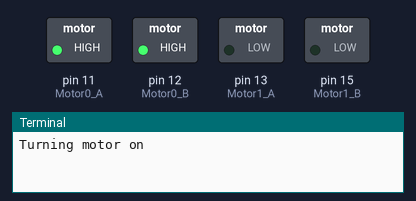
A program run on a simulated Raspberry Pi (header pin numbers). On the bench: switched loads named in the program (green lamp = pin HIGH), the last lines printed to the terminal. At 2.0 s the program stops and its outputs stay as they are.

Above: at 0.1 s.
At 2.1 s:
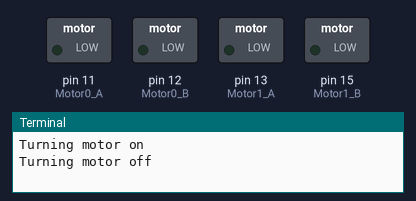
Timing chart, 0 to 3.5 s (numbered marks = the images above):
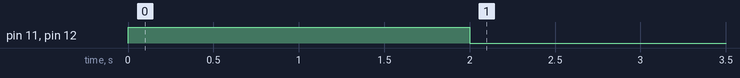

Measured:
- by itself, pin 11 (Motor0_A), pin 12 (Motor0_B): LOW → HIGH at 0.00 s, → LOW 2.0 s later

The program:

motor_test.py
```python
import RPi.GPIO as GPIO
from time import sleep

GPIO.setmode(GPIO.BOARD)


# ===========================================================================^M
# Raspberry Pi pin11, 12, 13 and 15 to realize the clockwise/counterclockwise^M
# rotation and forward and backward movements^M
# ===========================================================================^M
Motor0_A = 11  # pin11^M
Motor0_B = 12  # pin12^M
Motor1_A = 13  # pin13^M
Motor1_B = 15  # pin15^M


# ===========================================================================
# Set channel 4 and 5 of the servo driver IC to generate PWM, thus
# controlling the speed of the car
# ===========================================================================
EN_M0    = 4  # servo driver IC CH4
EN_M1    = 5  # servo driver IC CH5

pins = [Motor0_A, Motor0_B, Motor1_A, Motor1_B]

GPIO.setup(Motor0_A, GPIO.OUT)
GPIO.setup(Motor0_B, GPIO.OUT)
GPIO.setup(Motor1_A, GPIO.OUT)
GPIO.setup(Motor1_B, GPIO.OUT)

print('Turning motor on')

GPIO.output(Motor0_A, GPIO.HIGH)
GPIO.output(Motor0_B, GPIO.HIGH)
GPIO.output(Motor1_A, GPIO.LOW)
GPIO.output(Motor1_B, GPIO.LOW)

sleep(2)

print('Turning motor off')

GPIO.output(Motor0_A, GPIO.LOW)
GPIO.output(Motor0_B, GPIO.LOW)

GPIO.cleanup()
```
